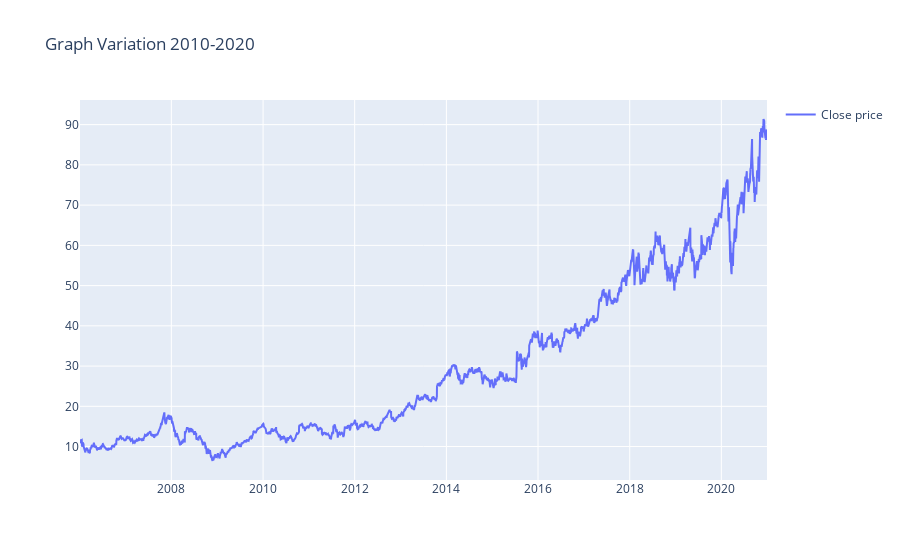

Here is the notebook cell this chart was saved with:
### Code cell
fig = go.Figure()
fig.add_trace(go.Scatter(x=df['Date'], y=df['Close'], name='Close price'))
fig.update_layout(showlegend=True, title='Graph Variation 2010-2020')
fig.show()

### Figure 1 — Plotly figure (JSON) as saved in the notebook; plotly's stock layout.template omitted (floating-point values rounded to 4 significant figures; data arrays with more than 128 entries replaced by an {"elided": "..."} marker saying what was removed)
{"data": [{"name": "Close price", "type": "scatter", "x": {"elided": "3775 str values"}, "y": {"elided": "3775 float values"}}], "layout": {"showlegend": true, "title": {"text": "Graph Variation 2010-2020"}}}
